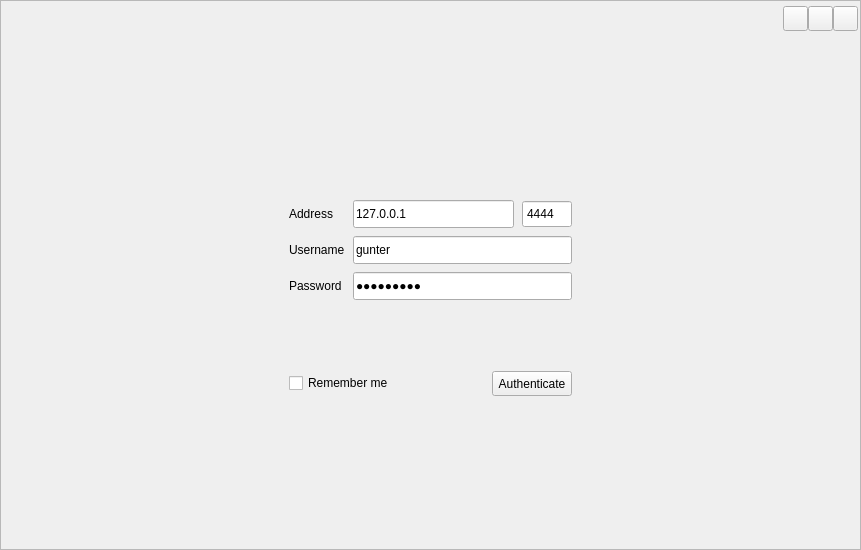
<?xml version="1.0" encoding="UTF-8"?>
<ui version="4.0">
 <class>MainWindow</class>
 <widget class="QWidget" name="MainWindow">
  <property name="geometry">
   <rect>
    <x>0</x>
    <y>0</y>
    <width>861</width>
    <height>550</height>
   </rect>
  </property>
  <property name="minimumSize">
   <size>
    <width>0</width>
    <height>400</height>
   </size>
  </property>
  <property name="cursor">
   <cursorShape>ArrowCursor</cursorShape>
  </property>
  <property name="windowTitle">
   <string>Form</string>
  </property>
  <property name="styleSheet">
   <string notr="true"/>
  </property>
  <layout class="QGridLayout" name="gridLayout">
   <property name="leftMargin">
    <number>0</number>
   </property>
   <property name="topMargin">
    <number>0</number>
   </property>
   <property name="rightMargin">
    <number>0</number>
   </property>
   <property name="bottomMargin">
    <number>0</number>
   </property>
   <property name="spacing">
    <number>0</number>
   </property>
   <item row="0" column="0">
    <widget class="QFrame" name="central_widget">
     <property name="frameShape">
      <enum>QFrame::Shape::StyledPanel</enum>
     </property>
     <property name="frameShadow">
      <enum>QFrame::Shadow::Raised</enum>
     </property>
     <layout class="QGridLayout" name="gridLayout_5">
      <property name="leftMargin">
       <number>0</number>
      </property>
      <property name="topMargin">
       <number>0</number>
      </property>
      <property name="rightMargin">
       <number>0</number>
      </property>
      <property name="bottomMargin">
       <number>0</number>
      </property>
      <property name="spacing">
       <number>0</number>
      </property>
      <item row="0" column="0" colspan="2">
       <widget class="QFrame" name="header">
        <property name="sizePolicy">
         <sizepolicy hsizetype="Preferred" vsizetype="Fixed">
          <horstretch>0</horstretch>
          <verstretch>0</verstretch>
         </sizepolicy>
        </property>
        <property name="minimumSize">
         <size>
          <width>0</width>
          <height>35</height>
         </size>
        </property>
        <property name="maximumSize">
         <size>
          <width>16777215</width>
          <height>35</height>
         </size>
        </property>
        <property name="focusPolicy">
         <enum>Qt::FocusPolicy::WheelFocus</enum>
        </property>
        <property name="frameShape">
         <enum>QFrame::Shape::NoFrame</enum>
        </property>
        <property name="frameShadow">
         <enum>QFrame::Shadow::Raised</enum>
        </property>
        <layout class="QHBoxLayout" name="horizontalLayout_13">
         <property name="spacing">
          <number>0</number>
         </property>
         <property name="leftMargin">
          <number>0</number>
         </property>
         <property name="topMargin">
          <number>0</number>
         </property>
         <property name="rightMargin">
          <number>0</number>
         </property>
         <property name="bottomMargin">
          <number>0</number>
         </property>
         <item>
          <widget class="QFrame" name="tabs_frame">
           <property name="minimumSize">
            <size>
             <width>25</width>
             <height>25</height>
            </size>
           </property>
           <property name="cursor">
            <cursorShape>ArrowCursor</cursorShape>
           </property>
           <layout class="QHBoxLayout" name="_3">
            <property name="spacing">
             <number>2</number>
            </property>
            <property name="leftMargin">
             <number>2</number>
            </property>
            <property name="topMargin">
             <number>1</number>
            </property>
            <property name="rightMargin">
             <number>0</number>
            </property>
            <property name="bottomMargin">
             <number>0</number>
            </property>
           </layout>
          </widget>
         </item>
         <item>
          <widget class="QFrame" name="window_control_buttons">
           <property name="sizePolicy">
            <sizepolicy hsizetype="Preferred" vsizetype="Fixed">
             <horstretch>0</horstretch>
             <verstretch>0</verstretch>
            </sizepolicy>
           </property>
           <property name="frameShape">
            <enum>QFrame::Shape::NoFrame</enum>
           </property>
           <property name="frameShadow">
            <enum>QFrame::Shadow::Raised</enum>
           </property>
           <layout class="QHBoxLayout" name="horizontalLayout_12">
            <property name="spacing">
             <number>0</number>
            </property>
            <property name="leftMargin">
             <number>1</number>
            </property>
            <property name="topMargin">
             <number>2</number>
            </property>
            <property name="rightMargin">
             <number>2</number>
            </property>
            <property name="bottomMargin">
             <number>2</number>
            </property>
            <item>
             <spacer name="horizontalSpacer_2">
              <property name="orientation">
               <enum>Qt::Orientation::Horizontal</enum>
              </property>
              <property name="sizeHint" stdset="0">
               <size>
                <width>0</width>
                <height>20</height>
               </size>
              </property>
             </spacer>
            </item>
            <item>
             <widget class="QPushButton" name="minimize_window">
              <property name="minimumSize">
               <size>
                <width>25</width>
                <height>25</height>
               </size>
              </property>
              <property name="maximumSize">
               <size>
                <width>25</width>
                <height>25</height>
               </size>
              </property>
              <property name="cursor">
               <cursorShape>PointingHandCursor</cursorShape>
              </property>
              <property name="focusPolicy">
               <enum>Qt::FocusPolicy::NoFocus</enum>
              </property>
              <property name="text">
               <string/>
              </property>
              <property name="iconSize">
               <size>
                <width>22</width>
                <height>22</height>
               </size>
              </property>
              <property name="shortcut">
               <string>Ctrl+Shift+M</string>
              </property>
             </widget>
            </item>
            <item>
             <widget class="QPushButton" name="restore_window">
              <property name="minimumSize">
               <size>
                <width>25</width>
                <height>25</height>
               </size>
              </property>
              <property name="maximumSize">
               <size>
                <width>25</width>
                <height>25</height>
               </size>
              </property>
              <property name="cursor">
               <cursorShape>PointingHandCursor</cursorShape>
              </property>
              <property name="focusPolicy">
               <enum>Qt::FocusPolicy::NoFocus</enum>
              </property>
              <property name="text">
               <string/>
              </property>
              <property name="iconSize">
               <size>
                <width>22</width>
                <height>22</height>
               </size>
              </property>
              <property name="shortcut">
               <string>Ctrl+Shift+R</string>
              </property>
             </widget>
            </item>
            <item>
             <widget class="QPushButton" name="close_window">
              <property name="minimumSize">
               <size>
                <width>25</width>
                <height>25</height>
               </size>
              </property>
              <property name="maximumSize">
               <size>
                <width>25</width>
                <height>25</height>
               </size>
              </property>
              <property name="cursor">
               <cursorShape>PointingHandCursor</cursorShape>
              </property>
              <property name="focusPolicy">
               <enum>Qt::FocusPolicy::NoFocus</enum>
              </property>
              <property name="text">
               <string/>
              </property>
              <property name="iconSize">
               <size>
                <width>24</width>
                <height>24</height>
               </size>
              </property>
              <property name="shortcut">
               <string>Ctrl+Q</string>
              </property>
             </widget>
            </item>
           </layout>
          </widget>
         </item>
        </layout>
       </widget>
      </item>
      <item row="1" column="0" colspan="2">
       <widget class="QFrame" name="body">
        <property name="frameShape">
         <enum>QFrame::Shape::NoFrame</enum>
        </property>
        <property name="frameShadow">
         <enum>QFrame::Shadow::Raised</enum>
        </property>
        <layout class="QGridLayout" name="gridLayout_2">
         <property name="leftMargin">
          <number>0</number>
         </property>
         <property name="topMargin">
          <number>0</number>
         </property>
         <property name="rightMargin">
          <number>0</number>
         </property>
         <property name="bottomMargin">
          <number>0</number>
         </property>
         <property name="spacing">
          <number>2</number>
         </property>
         <item row="0" column="0">
          <widget class="QStackedWidget" name="tabs">
           <property name="currentIndex">
            <number>0</number>
           </property>
           <widget class="QWidget" name="home_page">
            <layout class="QGridLayout" name="gridLayout_3">
             <property name="leftMargin">
              <number>0</number>
             </property>
             <property name="topMargin">
              <number>0</number>
             </property>
             <property name="rightMargin">
              <number>0</number>
             </property>
             <property name="bottomMargin">
              <number>0</number>
             </property>
             <property name="spacing">
              <number>0</number>
             </property>
             <item row="0" column="0">
              <widget class="QStackedWidget" name="home_pages">
               <widget class="QWidget" name="login">
                <layout class="QGridLayout" name="gridLayout_6">
                 <property name="leftMargin">
                  <number>0</number>
                 </property>
                 <property name="topMargin">
                  <number>0</number>
                 </property>
                 <property name="rightMargin">
                  <number>0</number>
                 </property>
                 <property name="bottomMargin">
                  <number>0</number>
                 </property>
                 <property name="spacing">
                  <number>0</number>
                 </property>
                 <item row="0" column="1">
                  <spacer name="verticalSpacer">
                   <property name="orientation">
                    <enum>Qt::Orientation::Vertical</enum>
                   </property>
                   <property name="sizeType">
                    <enum>QSizePolicy::Policy::Expanding</enum>
                   </property>
                   <property name="sizeHint" stdset="0">
                    <size>
                     <width>331</width>
                     <height>127</height>
                    </size>
                   </property>
                  </spacer>
                 </item>
                 <item row="1" column="0">
                  <spacer name="horizontalSpacer">
                   <property name="orientation">
                    <enum>Qt::Orientation::Horizontal</enum>
                   </property>
                   <property name="sizeHint" stdset="0">
                    <size>
                     <width>259</width>
                     <height>250</height>
                    </size>
                   </property>
                  </spacer>
                 </item>
                 <item row="1" column="1">
                  <widget class="QFrame" name="login_form">
                   <property name="sizePolicy">
                    <sizepolicy hsizetype="Preferred" vsizetype="Fixed">
                     <horstretch>0</horstretch>
                     <verstretch>0</verstretch>
                    </sizepolicy>
                   </property>
                   <property name="frameShape">
                    <enum>QFrame::Shape::NoFrame</enum>
                   </property>
                   <property name="frameShadow">
                    <enum>QFrame::Shadow::Raised</enum>
                   </property>
                   <property name="type" stdset="0">
                    <string>elevated</string>
                   </property>
                   <layout class="QGridLayout" name="gridLayout_4">
                    <property name="leftMargin">
                     <number>4</number>
                    </property>
                    <property name="topMargin">
                     <number>4</number>
                    </property>
                    <property name="rightMargin">
                     <number>4</number>
                    </property>
                    <property name="bottomMargin">
                     <number>4</number>
                    </property>
                    <property name="spacing">
                     <number>8</number>
                    </property>
                    <item row="6" column="1" colspan="3">
                     <layout class="QHBoxLayout" name="horizontalLayout">
                      <item>
                       <widget class="QCheckBox" name="login_remember_creds">
                        <property name="sizePolicy">
                         <sizepolicy hsizetype="Expanding" vsizetype="Fixed">
                          <horstretch>0</horstretch>
                          <verstretch>0</verstretch>
                         </sizepolicy>
                        </property>
                        <property name="focusPolicy">
                         <enum>Qt::FocusPolicy::NoFocus</enum>
                        </property>
                        <property name="text">
                         <string>Remember me</string>
                        </property>
                       </widget>
                      </item>
                      <item>
                       <widget class="QPushButton" name="login2server">
                        <property name="minimumSize">
                         <size>
                          <width>60</width>
                          <height>25</height>
                         </size>
                        </property>
                        <property name="cursor">
                         <cursorShape>PointingHandCursor</cursorShape>
                        </property>
                        <property name="focusPolicy">
                         <enum>Qt::FocusPolicy::NoFocus</enum>
                        </property>
                        <property name="text">
                         <string>Authenticate</string>
                        </property>
                        <property name="iconSize">
                         <size>
                          <width>20</width>
                          <height>20</height>
                         </size>
                        </property>
                       </widget>
                      </item>
                     </layout>
                    </item>
                    <item row="2" column="2" colspan="2">
                     <widget class="QLineEdit" name="login_server_username">
                      <property name="minimumSize">
                       <size>
                        <width>0</width>
                        <height>28</height>
                       </size>
                      </property>
                      <property name="maximumSize">
                       <size>
                        <width>16777215</width>
                        <height>28</height>
                       </size>
                      </property>
                      <property name="focusPolicy">
                       <enum>Qt::FocusPolicy::ClickFocus</enum>
                      </property>
                      <property name="text">
                       <string>gunter</string>
                      </property>
                     </widget>
                    </item>
                    <item row="3" column="2" colspan="2">
                     <widget class="QLineEdit" name="login_server_password">
                      <property name="minimumSize">
                       <size>
                        <width>0</width>
                        <height>28</height>
                       </size>
                      </property>
                      <property name="maximumSize">
                       <size>
                        <width>16777215</width>
                        <height>28</height>
                       </size>
                      </property>
                      <property name="focusPolicy">
                       <enum>Qt::FocusPolicy::ClickFocus</enum>
                      </property>
                      <property name="text">
                       <string>superpwsd</string>
                      </property>
                      <property name="echoMode">
                       <enum>QLineEdit::EchoMode::Password</enum>
                      </property>
                     </widget>
                    </item>
                    <item row="1" column="2">
                     <widget class="QLineEdit" name="login_server_ip">
                      <property name="minimumSize">
                       <size>
                        <width>80</width>
                        <height>28</height>
                       </size>
                      </property>
                      <property name="maximumSize">
                       <size>
                        <width>16777215</width>
                        <height>28</height>
                       </size>
                      </property>
                      <property name="focusPolicy">
                       <enum>Qt::FocusPolicy::ClickFocus</enum>
                      </property>
                      <property name="text">
                       <string>127.0.0.1</string>
                      </property>
                      <property name="placeholderText">
                       <string>0.0.0.0</string>
                      </property>
                     </widget>
                    </item>
                    <item row="1" column="3">
                     <widget class="QSpinBox" name="login_server_port">
                      <property name="minimumSize">
                       <size>
                        <width>50</width>
                        <height>28</height>
                       </size>
                      </property>
                      <property name="maximumSize">
                       <size>
                        <width>60</width>
                        <height>28</height>
                       </size>
                      </property>
                      <property name="focusPolicy">
                       <enum>Qt::FocusPolicy::ClickFocus</enum>
                      </property>
                      <property name="buttonSymbols">
                       <enum>QAbstractSpinBox::ButtonSymbols::NoButtons</enum>
                      </property>
                      <property name="minimum">
                       <number>100</number>
                      </property>
                      <property name="maximum">
                       <number>65535</number>
                      </property>
                      <property name="value">
                       <number>4444</number>
                      </property>
                     </widget>
                    </item>
                    <item row="0" column="2">
                     <spacer name="verticalSpacer_4">
                      <property name="orientation">
                       <enum>Qt::Orientation::Vertical</enum>
                      </property>
                      <property name="sizeType">
                       <enum>QSizePolicy::Policy::Fixed</enum>
                      </property>
                      <property name="sizeHint" stdset="0">
                       <size>
                        <width>20</width>
                        <height>20</height>
                       </size>
                      </property>
                     </spacer>
                    </item>
                    <item row="1" column="1">
                     <widget class="QLabel" name="label">
                      <property name="text">
                       <string>Address</string>
                      </property>
                     </widget>
                    </item>
                    <item row="2" column="4">
                     <spacer name="horizontalSpacer_5">
                      <property name="orientation">
                       <enum>Qt::Orientation::Horizontal</enum>
                      </property>
                      <property name="sizeType">
                       <enum>QSizePolicy::Policy::Fixed</enum>
                      </property>
                      <property name="sizeHint" stdset="0">
                       <size>
                        <width>20</width>
                        <height>20</height>
                       </size>
                      </property>
                     </spacer>
                    </item>
                    <item row="7" column="2">
                     <spacer name="verticalSpacer_5">
                      <property name="orientation">
                       <enum>Qt::Orientation::Vertical</enum>
                      </property>
                      <property name="sizeType">
                       <enum>QSizePolicy::Policy::Fixed</enum>
                      </property>
                      <property name="sizeHint" stdset="0">
                       <size>
                        <width>20</width>
                        <height>10</height>
                       </size>
                      </property>
                     </spacer>
                    </item>
                    <item row="4" column="2">
                     <spacer name="verticalSpacer_3">
                      <property name="orientation">
                       <enum>Qt::Orientation::Vertical</enum>
                      </property>
                      <property name="sizeType">
                       <enum>QSizePolicy::Policy::Fixed</enum>
                      </property>
                      <property name="sizeHint" stdset="0">
                       <size>
                        <width>20</width>
                        <height>30</height>
                       </size>
                      </property>
                     </spacer>
                    </item>
                    <item row="2" column="1">
                     <widget class="QLabel" name="label_2">
                      <property name="text">
                       <string>Username</string>
                      </property>
                     </widget>
                    </item>
                    <item row="2" column="0">
                     <spacer name="horizontalSpacer_4">
                      <property name="orientation">
                       <enum>Qt::Orientation::Horizontal</enum>
                      </property>
                      <property name="sizeType">
                       <enum>QSizePolicy::Policy::Fixed</enum>
                      </property>
                      <property name="sizeHint" stdset="0">
                       <size>
                        <width>20</width>
                        <height>20</height>
                       </size>
                      </property>
                     </spacer>
                    </item>
                    <item row="3" column="1">
                     <widget class="QLabel" name="label_3">
                      <property name="text">
                       <string>Password</string>
                      </property>
                     </widget>
                    </item>
                    <item row="5" column="1" colspan="3">
                     <widget class="QLabel" name="login_msg_label">
                      <property name="minimumSize">
                       <size>
                        <width>0</width>
                        <height>25</height>
                       </size>
                      </property>
                      <property name="text">
                       <string/>
                      </property>
                      <property name="alignment">
                       <set>Qt::AlignmentFlag::AlignCenter</set>
                      </property>
                     </widget>
                    </item>
                   </layout>
                  </widget>
                 </item>
                 <item row="1" column="2">
                  <spacer name="horizontalSpacer_3">
                   <property name="orientation">
                    <enum>Qt::Orientation::Horizontal</enum>
                   </property>
                   <property name="sizeHint" stdset="0">
                    <size>
                     <width>259</width>
                     <height>250</height>
                    </size>
                   </property>
                  </spacer>
                 </item>
                 <item row="2" column="1">
                  <spacer name="verticalSpacer_2">
                   <property name="orientation">
                    <enum>Qt::Orientation::Vertical</enum>
                   </property>
                   <property name="sizeType">
                    <enum>QSizePolicy::Policy::Expanding</enum>
                   </property>
                   <property name="sizeHint" stdset="0">
                    <size>
                     <width>331</width>
                     <height>126</height>
                    </size>
                   </property>
                  </spacer>
                 </item>
                </layout>
               </widget>
               <widget class="QWidget" name="clients">
                <layout class="QVBoxLayout" name="verticalLayout">
                 <property name="spacing">
                  <number>1</number>
                 </property>
                 <property name="leftMargin">
                  <number>1</number>
                 </property>
                 <property name="topMargin">
                  <number>1</number>
                 </property>
                 <property name="rightMargin">
                  <number>1</number>
                 </property>
                 <property name="bottomMargin">
                  <number>1</number>
                 </property>
                 <item>
                  <widget class="QFrame" name="home_actions">
                   <property name="minimumSize">
                    <size>
                     <width>0</width>
                     <height>30</height>
                    </size>
                   </property>
                   <property name="frameShape">
                    <enum>QFrame::Shape::NoFrame</enum>
                   </property>
                   <property name="frameShadow">
                    <enum>QFrame::Shadow::Raised</enum>
                   </property>
                   <property name="type" stdset="0">
                    <string>elevated</string>
                   </property>
                   <layout class="QHBoxLayout" name="horizontalLayout_2">
                    <property name="spacing">
                     <number>2</number>
                    </property>
                    <property name="leftMargin">
                     <number>3</number>
                    </property>
                    <property name="topMargin">
                     <number>0</number>
                    </property>
                    <property name="rightMargin">
                     <number>3</number>
                    </property>
                    <property name="bottomMargin">
                     <number>0</number>
                    </property>
                    <item>
                     <widget class="QPushButton" name="home_connect">
                      <property name="minimumSize">
                       <size>
                        <width>60</width>
                        <height>0</height>
                       </size>
                      </property>
                      <property name="maximumSize">
                       <size>
                        <width>16777215</width>
                        <height>24</height>
                       </size>
                      </property>
                      <property name="cursor">
                       <cursorShape>PointingHandCursor</cursorShape>
                      </property>
                      <property name="focusPolicy">
                       <enum>Qt::FocusPolicy::NoFocus</enum>
                      </property>
                      <property name="text">
                       <string>Connect</string>
                      </property>
                      <property name="iconSize">
                       <size>
                        <width>20</width>
                        <height>20</height>
                       </size>
                      </property>
                     </widget>
                    </item>
                    <item>
                     <widget class="QPushButton" name="home_refresh">
                      <property name="minimumSize">
                       <size>
                        <width>60</width>
                        <height>0</height>
                       </size>
                      </property>
                      <property name="maximumSize">
                       <size>
                        <width>16777215</width>
                        <height>24</height>
                       </size>
                      </property>
                      <property name="cursor">
                       <cursorShape>PointingHandCursor</cursorShape>
                      </property>
                      <property name="focusPolicy">
                       <enum>Qt::FocusPolicy::NoFocus</enum>
                      </property>
                      <property name="text">
                       <string>Refresh</string>
                      </property>
                      <property name="iconSize">
                       <size>
                        <width>18</width>
                        <height>18</height>
                       </size>
                      </property>
                     </widget>
                    </item>
                    <item>
                     <spacer name="horizontalSpacer_6">
                      <property name="orientation">
                       <enum>Qt::Orientation::Horizontal</enum>
                      </property>
                      <property name="sizeHint" stdset="0">
                       <size>
                        <width>40</width>
                        <height>20</height>
                       </size>
                      </property>
                     </spacer>
                    </item>
                    <item>
                     <widget class="QPushButton" name="home_logout">
                      <property name="minimumSize">
                       <size>
                        <width>60</width>
                        <height>0</height>
                       </size>
                      </property>
                      <property name="maximumSize">
                       <size>
                        <width>16777215</width>
                        <height>24</height>
                       </size>
                      </property>
                      <property name="cursor">
                       <cursorShape>PointingHandCursor</cursorShape>
                      </property>
                      <property name="focusPolicy">
                       <enum>Qt::FocusPolicy::NoFocus</enum>
                      </property>
                      <property name="text">
                       <string>Logout</string>
                      </property>
                      <property name="iconSize">
                       <size>
                        <width>20</width>
                        <height>20</height>
                       </size>
                      </property>
                     </widget>
                    </item>
                   </layout>
                  </widget>
                 </item>
                 <item>
                  <widget class="QTreeWidget" name="connected_clients">
                   <property name="cursor" stdset="0">
                    <cursorShape>PointingHandCursor</cursorShape>
                   </property>
                   <property name="focusPolicy">
                    <enum>Qt::FocusPolicy::NoFocus</enum>
                   </property>
                   <property name="frameShape">
                    <enum>QFrame::Shape::NoFrame</enum>
                   </property>
                   <property name="horizontalScrollBarPolicy">
                    <enum>Qt::ScrollBarPolicy::ScrollBarAlwaysOff</enum>
                   </property>
                   <property name="alternatingRowColors">
                    <bool>false</bool>
                   </property>
                   <property name="selectionMode">
                    <enum>QAbstractItemView::SelectionMode::SingleSelection</enum>
                   </property>
                   <property name="indentation">
                    <number>0</number>
                   </property>
                   <attribute name="headerDefaultSectionSize">
                    <number>120</number>
                   </attribute>
                   <column>
                    <property name="text">
                     <string>username</string>
                    </property>
                   </column>
                   <column>
                    <property name="text">
                     <string>tag</string>
                    </property>
                   </column>
                   <column>
                    <property name="text">
                     <string>hostname</string>
                    </property>
                   </column>
                   <column>
                    <property name="text">
                     <string>system</string>
                    </property>
                   </column>
                   <column>
                    <property name="text">
                     <string>Address</string>
                    </property>
                   </column>
                   <column>
                    <property name="text">
                     <string>version</string>
                    </property>
                   </column>
                   <column>
                    <property name="text">
                     <string>uid</string>
                    </property>
                   </column>
                  </widget>
                 </item>
                </layout>
               </widget>
              </widget>
             </item>
            </layout>
           </widget>
          </widget>
         </item>
        </layout>
       </widget>
      </item>
     </layout>
    </widget>
   </item>
  </layout>
 </widget>
 <resources/>
 <connections/>
</ui>
